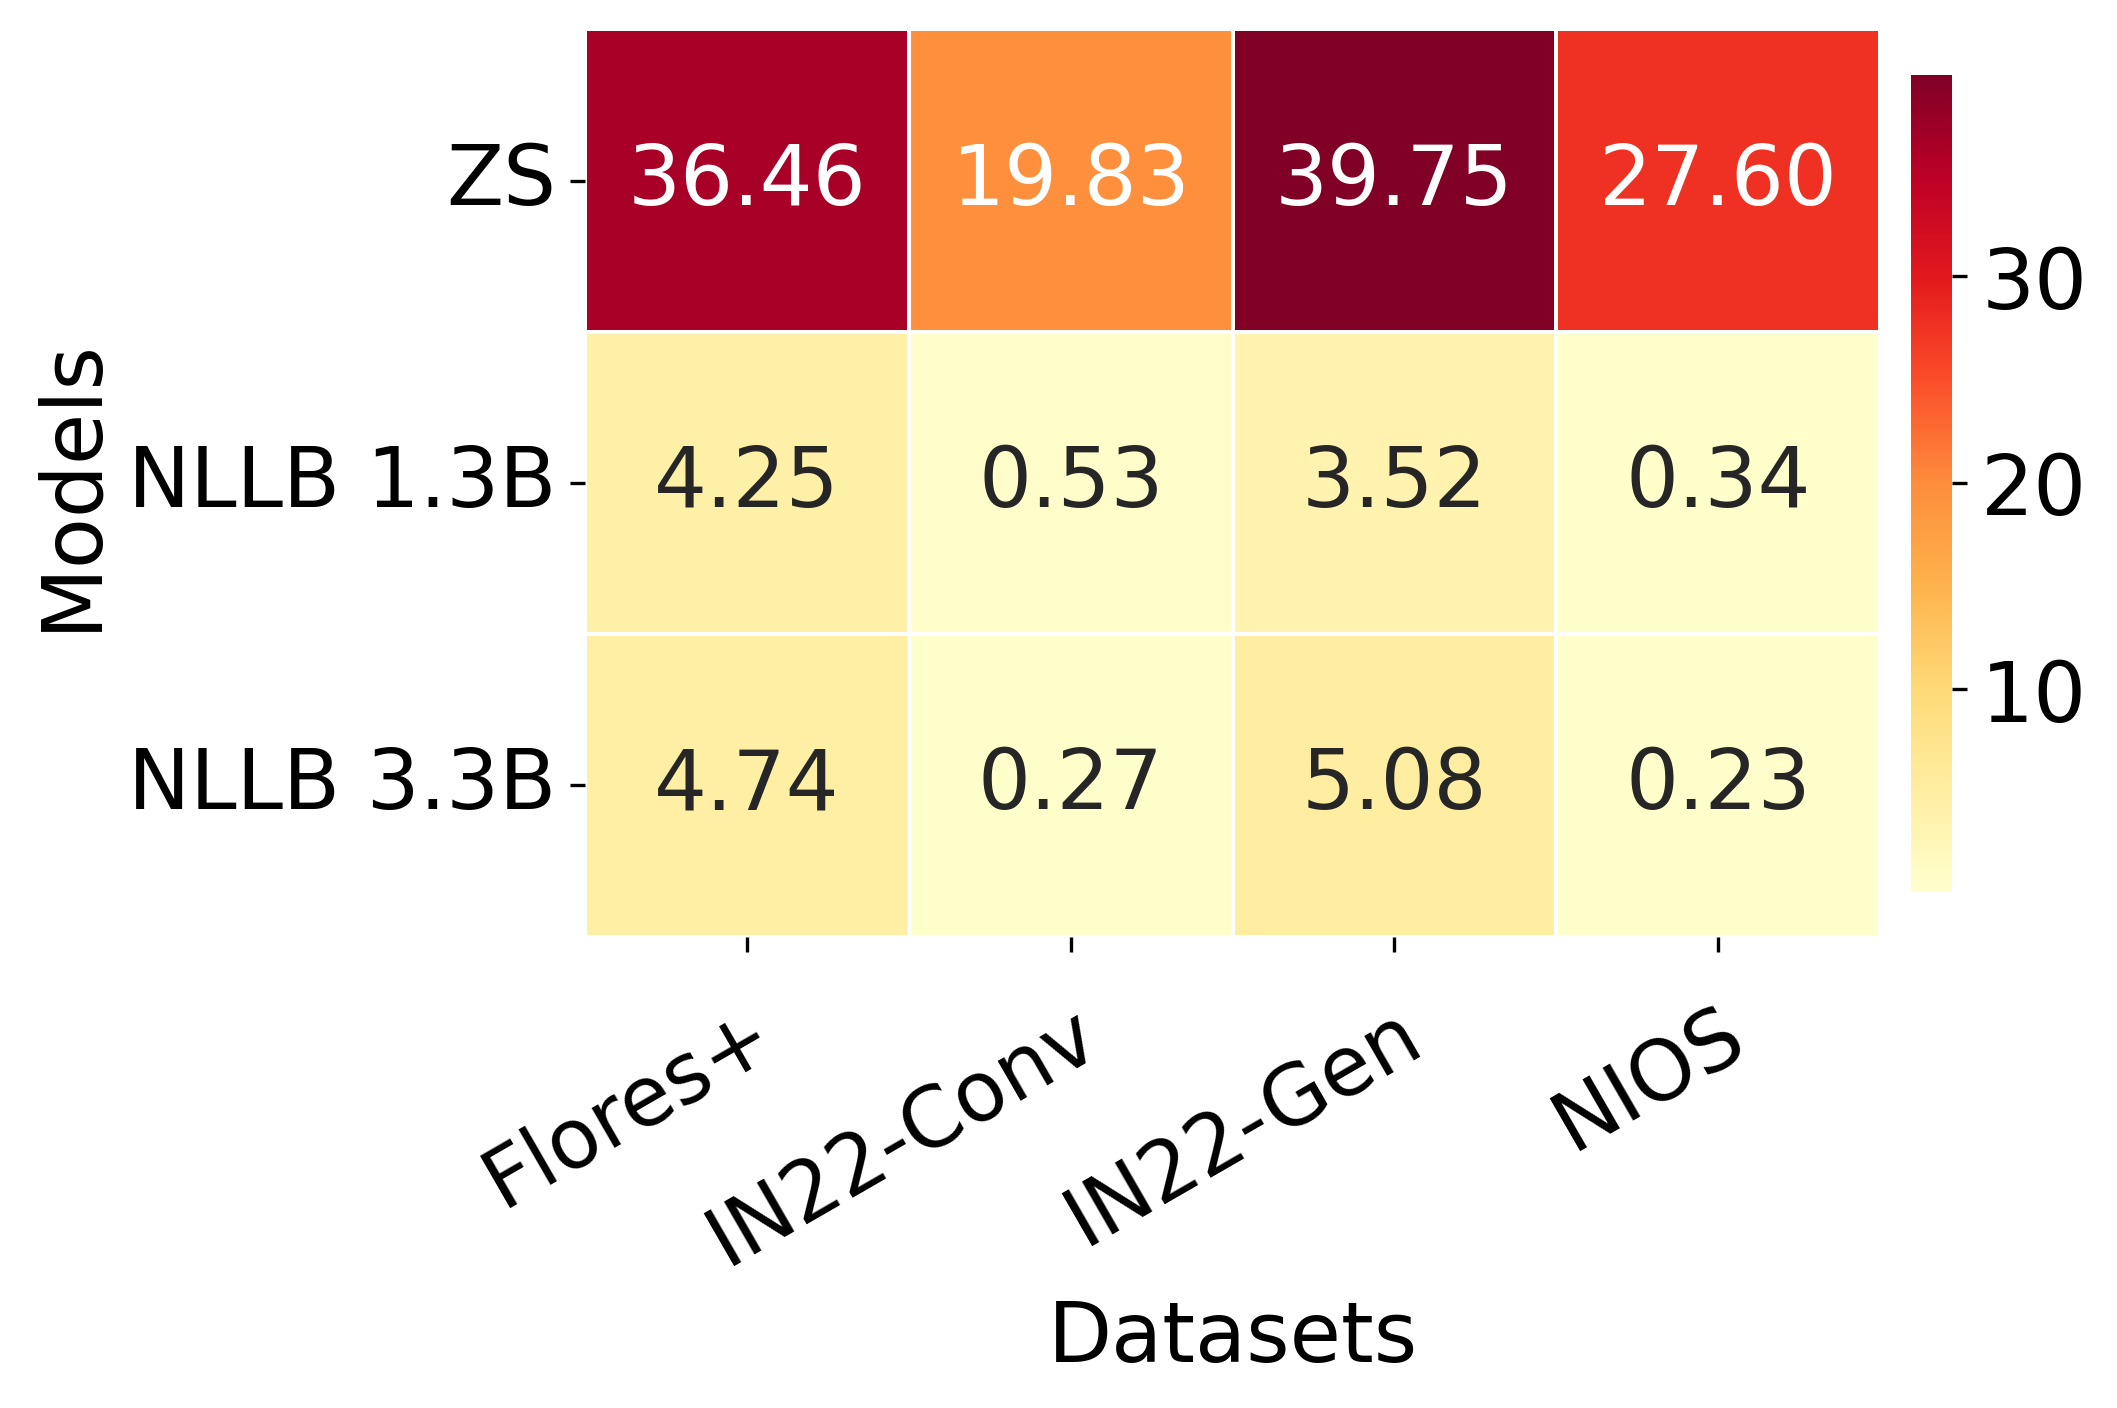

Python code for this plot:
import os
import pandas as pd
import seaborn as sns
import matplotlib.pyplot as plt

from pptx import Presentation
from pptx.util import Inches, Pt

# -----------------------------
# Create output directory
# -----------------------------
os.makedirs("diagrams", exist_ok=True)

# -----------------------------
# Hallucination Scores
# -----------------------------

data = {
    "Flores+":   [36.46, 4.25, 4.74],
    "IN22-Conv": [19.83, 0.53, 0.27],
    "IN22-Gen":  [39.75, 3.52, 5.08],
    "NIOS":      [27.60, 0.34, 0.23]
}

models = [
    "ZS",
    "NLLB 1.3B",
    "NLLB 3.3B"
]

# Create DataFrame
df = pd.DataFrame(data, index=models)

# -----------------------------
# Plot Heatmap
# -----------------------------

fig, ax = plt.subplots(figsize=(8, 4.8))

sns.heatmap(
    df,
    annot=True,
    fmt=".2f",
    cmap="YlOrRd",
    linewidths=0.5,
    cbar=True,
    square=False,
    annot_kws={
        "fontsize": 20,
        "fontweight": "normal"
    },
    cbar_kws={
        "shrink": 0.9,
        "pad": 0.02
    },
    ax=ax
)

# Remove title
plt.title("")

# Axis labels
plt.xlabel("Datasets", fontsize=20)
plt.ylabel("Models", fontsize=20)

# -----------------------------
# Adjust Dataset Names Properly
# -----------------------------

ax.set_xticklabels(
    ax.get_xticklabels(),
    rotation=30,
    ha='right',
    rotation_mode='anchor',
    fontsize=20
)

ax.set_yticklabels(
    ax.get_yticklabels(),
    rotation=0,
    fontsize=20
)

# Add padding between labels and heatmap
ax.tick_params(axis='x', pad=10)

# -----------------------------
# Colorbar Settings
# -----------------------------

cbar = ax.collections[0].colorbar
cbar.ax.tick_params(labelsize=20)

# Remove colorbar label
cbar.set_label("")

# -----------------------------
# Remove top and right ticks
# -----------------------------

ax.tick_params(
    top=False,
    bottom=True,
    left=True,
    right=False,
    labeltop=False,
    labelbottom=True
)

# -----------------------------
# Extra Space for Tick Labels
# -----------------------------

plt.subplots_adjust(
    bottom=0.32,
    left=0.30,
    right=0.95,
    top=0.95
)

# -----------------------------
# Save Outputs
# -----------------------------

png_path = "diagrams/hallucination.png"
pdf_path = "diagrams/hallucination.pdf"

plt.savefig(
    png_path,
    dpi=300,
    bbox_inches='tight'
)

plt.savefig(
    pdf_path,
    bbox_inches='tight'
)

plt.close()

# -----------------------------
# Save in PPTX
# -----------------------------

ppt = Presentation()

# Use blank slide layout
slide_layout = ppt.slide_layouts[6]
slide = ppt.slides.add_slide(slide_layout)

# Add title
title_box = slide.shapes.add_textbox(
    Inches(0.5),
    Inches(0.2),
    Inches(8),
    Inches(0.5)
)

title_para = title_box.text_frame.paragraphs[0]
title_para.text = "Hallucination Heatmap"
title_para.font.size = Pt(20)
title_para.font.bold = False

# Add image
slide.shapes.add_picture(
    png_path,
    Inches(0.5),
    Inches(0.8),
    width=Inches(8.5)
)

pptx_path = "diagrams/hallucination.pptx"
ppt.save(pptx_path)

# -----------------------------
# Print Saved Files
# -----------------------------

print("Saved:")
print(f" - {png_path}")
print(f" - {pdf_path}")
print(f" - {pptx_path}")
